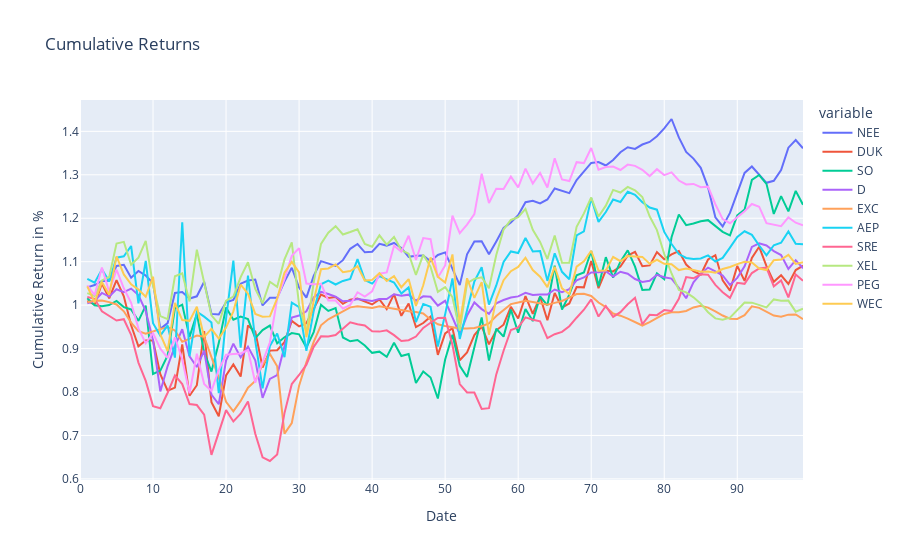

Notebook code cell kept with this figure:
### Code cell
dfNEE = pd.DataFrame(test_resultNEE,
                  columns = ['NEE'])
dfDUK = pd.DataFrame(test_resultDUK,
                  columns = ['DUK'])
dfSO = pd.DataFrame(test_resultSO,
                  columns = ['SO'])
dfD = pd.DataFrame(test_resultD,
                  columns = ['D'])
dfEXC = pd.DataFrame(test_resultEXC,
                  columns = ['EXC'])
dfAEP = pd.DataFrame(test_resultAEP,
                  columns = ['AEP'])
dfSRE = pd.DataFrame(test_resultSRE,
                  columns = ['SRE'])
dfXEL = pd.DataFrame(test_resultXEL,
                  columns = ['XEL'])
dfPEG = pd.DataFrame(test_resultPEG,
                  columns = ['PEG'])
dfWEC = pd.DataFrame(test_resultWEC,
                  columns = ['WEC'])
#---------------------------------------------------------------------------------------------#

TEST_pred5 = pd.concat([dfNEE,dfDUK,dfSO,dfD,dfEXC,dfAEP,dfSRE,dfXEL,dfPEG,dfWEC], axis=1)
#---------------------------------------------------------------------------------------------#

NEE_daily_returns = TEST_pred5['NEE'].pct_change()
DUK_daily_returns = TEST_pred5['DUK'].pct_change()

SO_daily_returns = TEST_pred5['SO'].pct_change()
D_daily_returns = TEST_pred5['D'].pct_change()

EXC_daily_returns = TEST_pred5['EXC'].pct_change()
AEP_daily_returns = TEST_pred5['AEP'].pct_change()

SRE_daily_returns = TEST_pred5['SRE'].pct_change()
XEL_daily_returns = TEST_pred5['XEL'].pct_change()

PEG_daily_returns = TEST_pred5['PEG'].pct_change()
WEC_daily_returns = TEST_pred5['WEC'].pct_change()
#---------------------------------------------------------------------------------------------#
dfNEEreturn = NEE_daily_returns.to_frame()
dfDUKreturn = DUK_daily_returns.to_frame()

dfSOreturn = SO_daily_returns.to_frame()
dfDreturn = D_daily_returns.to_frame()

dfEXCreturn = EXC_daily_returns.to_frame()
dfAEPreturn = AEP_daily_returns.to_frame()

dfSREreturn = SRE_daily_returns.to_frame()
dfXELreturn = XEL_daily_returns.to_frame()

dfPEGreturn = PEG_daily_returns.to_frame()
dfWECreturn = WEC_daily_returns.to_frame()
#---------------------------------------------------------------------------------------------#
TESTDailyReturn_pred5 = pd.concat([dfNEEreturn,
                             dfDUKreturn,
                             dfSOreturn,
                             dfDreturn,
                             dfEXCreturn,
                             dfAEPreturn,
                             dfSREreturn,
                             dfXELreturn,
                             dfPEGreturn,
                             dfWECreturn], axis=1)
#---------------------------------------------------------------------------------------------#


NEE_cum_returns = (NEE_daily_returns + 1).cumprod()
DUK_cum_returns = (DUK_daily_returns + 1).cumprod()

SO_cum_returns = (SO_daily_returns + 1).cumprod()
D_cum_returns = (D_daily_returns + 1).cumprod()

EXC_cum_returns = (EXC_daily_returns + 1).cumprod()
AEP_cum_returns = (AEP_daily_returns + 1).cumprod()

SRE_cum_returns = (SRE_daily_returns + 1).cumprod()
XEL_cum_returns = (XEL_daily_returns + 1).cumprod()

PEG_cum_returns = (PEG_daily_returns + 1).cumprod()
WEC_cum_returns = (WEC_daily_returns + 1).cumprod()
#---------------------------------------------------------------------------------------------#

dfNEECUM = NEE_cum_returns.to_frame()
dfDUKCUM = DUK_cum_returns.to_frame()

dfSOCUM = SO_cum_returns.to_frame()
dfDCUM = D_cum_returns.to_frame()

dfEXCCUM = EXC_cum_returns.to_frame()
dfAEPCUM = AEP_cum_returns.to_frame()

dfSRECUM = SRE_cum_returns.to_frame()
dfXELCUM = XEL_cum_returns.to_frame()

dfPEGCUM = PEG_cum_returns.to_frame()
dfWECCUM = WEC_cum_returns.to_frame()

#---------------------------------------------------------------------------------------------#
TESTCUM_pred5 = pd.concat([dfNEECUM,dfDUKCUM,dfSOCUM,dfDCUM,dfEXCCUM,dfAEPCUM,dfSRECUM,dfXELCUM,dfPEGCUM,dfWECCUM], axis=1)
#---------------------------------------------------------------------------------------------#

atx_comps_returns_pred5 = TESTDailyReturn_pred5
atx_comps_rets_cumprod_pred5 = TESTCUM_pred5

#---------------------------------------------------------------------------------------------#

fig = px.line(atx_comps_rets_cumprod_pred5, x=atx_comps_rets_cumprod_pred5.index, y=atx_comps_rets_cumprod_pred5.columns, title='Cumulative Returns')
######
fig.update_xaxes(title_text='Date')
fig.update_yaxes(title_text='Cumulative Return in %')

fig.show()
#---------------------------------------------------------------------------------------------#


mu = expected_returns.ema_historical_return(atx_comps_returns_pred5, returns_data = True, span = 500)
Sigma = risk_models.exp_cov(atx_comps_returns_pred5, returns_data = True, span = 180)


ret_ef = np.arange(0, mu.max(), 0.01)
vol_ef = []
for i in np.arange(0, mu.max(), 0.01):
    ef_pred5 = EfficientFrontier(mu, Sigma)
    ef_pred5.efficient_return(i)
    vol_ef.append(ef_pred5.portfolio_performance()[1])

ef_pred5 = EfficientFrontier(mu, Sigma)
ef_pred5.min_volatility()
min_vol_ret = ef_pred5.portfolio_performance()[0]
min_vol_vol = ef_pred5.portfolio_performance()[1]

ef_pred5.max_sharpe(risk_free_rate=0.009)
max_sharpe_ret = ef_pred5.portfolio_performance()[0]
max_sharpe_vol = ef_pred5.portfolio_performance()[1]


portfolioREAL_Pred5 = pd.concat([closeNEE,
                   closeDUK,
                   closeSO,
                   closeD,
                   closeEXC,
                   closeAEP,
                   closeSRE,
                   closeXEL,
                   closePEG,
                   closeWEC,
                      ], axis=1)

### Figure 1 — Plotly figure (JSON) as saved in the notebook; plotly's stock layout.template omitted (floating-point values rounded to 4 significant figures)
{"data": [{"hovertemplate": "variable=NEE<br>index=%{x}<br>value=%{y}<extra></extra>", "legendgroup": "NEE", "line": {"color": "#636efa", "dash": "solid"}, "mode": "lines", "name": "NEE", "orientation": "v", "showlegend": true, "type": "scatter", "x": [0, 1, 2, 3, 4, 5, 6, 7, 8, 9, 10, 11, 12, 13, 14, 15, 16, 17, 18, 19, 20, 21, 22, 23, 24, 25, 26, 27, 28, 29, 30, 31, 32, 33, 34, 35, 36, 37, 38, 39, 40, 41, 42, 43, 44, 45, 46, 47, 48, 49, 50, 51, 52, 53, 54, 55, 56, 57, 58, 59, 60, 61, 62, 63, 64, 65, 66, 67, 68, 69, 70, 71, 72, 73, 74, 75, 76, 77, 78, 79, 80, 81, 82, 83, 84, 85, 86, 87, 88, 89, 90, 91, 92, 93, 94, 95, 96, 97, 98, 99], "xaxis": "x", "y": [null, 1.041, 1.046, 1.056, 1.056, 1.09, 1.093, 1.063, 1.079, 1.068, 1.05, 0.9455, 0.9587, 1.028, 1.03, 1.015, 1.02, 1.054, 0.9798, 0.9784, 1.006, 1.012, 1.049, 1.057, 1.059, 0.9993, 1.017, 1.017, 1.054, 1.086, 1.04, 1.017, 1.067, 1.101, 1.096, 1.09, 1.103, 1.13, 1.141, 1.122, 1.123, 1.141, 1.137, 1.143, 1.132, 1.111, 1.114, 1.114, 1.101, 1.115, 1.121, 1.086, 1.046, 1.117, 1.146, 1.147, 1.117, 1.147, 1.178, 1.19, 1.207, 1.237, 1.24, 1.234, 1.243, 1.269, 1.263, 1.258, 1.288, 1.308, 1.327, 1.329, 1.321, 1.334, 1.352, 1.363, 1.36, 1.37, 1.376, 1.389, 1.407, 1.428, 1.386, 1.353, 1.337, 1.316, 1.271, 1.202, 1.181, 1.212, 1.26, 1.304, 1.319, 1.301, 1.282, 1.286, 1.311, 1.362, 1.38, 1.361], "yaxis": "y"}, {"hovertemplate": "variable=DUK<br>index=%{x}<br>value=%{y}<extra></extra>", "legendgroup": "DUK", "line": {"color": "#EF553B", "dash": "solid"}, "mode": "lines", "name": "DUK", "orientation": "v", "showlegend": true, "type": "scatter", "x": [0, 1, 2, 3, 4, 5, 6, 7, 8, 9, 10, 11, 12, 13, 14, 15, 16, 17, 18, 19, 20, 21, 22, 23, 24, 25, 26, 27, 28, 29, 30, 31, 32, 33, 34, 35, 36, 37, 38, 39, 40, 41, 42, 43, 44, 45, 46, 47, 48, 49, 50, 51, 52, 53, 54, 55, 56, 57, 58, 59, 60, 61, 62, 63, 64, 65, 66, 67, 68, 69, 70, 71, 72, 73, 74, 75, 76, 77, 78, 79, 80, 81, 82, 83, 84, 85, 86, 87, 88, 89, 90, 91, 92, 93, 94, 95, 96, 97, 98, 99], "xaxis": "x", "y": [null, 1.01, 1.001, 1.05, 1.015, 1.058, 1.02, 0.9536, 0.9053, 0.9185, 0.9184, 0.8412, 0.8031, 0.81, 0.9093, 0.7914, 0.8156, 0.9402, 0.7767, 0.7441, 0.838, 0.8636, 0.8357, 0.9532, 0.939, 0.8564, 0.8953, 0.8961, 0.9148, 0.9639, 0.9512, 0.9586, 0.9898, 1.024, 1.016, 1.019, 1.003, 1.012, 1.015, 1.009, 1.002, 1.013, 0.9909, 1.025, 0.9754, 1.004, 0.9494, 0.9588, 0.9733, 0.8856, 0.9348, 0.9466, 0.8732, 0.891, 0.9311, 0.9508, 0.9098, 0.9421, 0.955, 0.996, 0.9692, 1.021, 0.9797, 1.019, 0.9651, 1.028, 0.9942, 1.004, 1.042, 1.041, 1.101, 1.039, 1.079, 1.078, 1.089, 1.114, 1.123, 1.089, 1.091, 1.122, 1.106, 1.117, 1.125, 1.093, 1.078, 1.07, 1.105, 1.115, 1.057, 1.033, 1.09, 1.056, 1.109, 1.134, 1.09, 1.054, 1.069, 1.049, 1.081, 1.091], "yaxis": "y"}, {"hovertemplate": "variable=SO<br>index=%{x}<br>value=%{y}<extra></extra>", "legendgroup": "SO", "line": {"color": "#00cc96", "dash": "solid"}, "mode": "lines", "name": "SO", "orientation": "v", "showlegend": true, "type": "scatter", "x": [0, 1, 2, 3, 4, 5, 6, 7, 8, 9, 10, 11, 12, 13, 14, 15, 16, 17, 18, 19, 20, 21, 22, 23, 24, 25, 26, 27, 28, 29, 30, 31, 32, 33, 34, 35, 36, 37, 38, 39, 40, 41, 42, 43, 44, 45, 46, 47, 48, 49, 50, 51, 52, 53, 54, 55, 56, 57, 58, 59, 60, 61, 62, 63, 64, 65, 66, 67, 68, 69, 70, 71, 72, 73, 74, 75, 76, 77, 78, 79, 80, 81, 82, 83, 84, 85, 86, 87, 88, 89, 90, 91, 92, 93, 94, 95, 96, 97, 98, 99], "xaxis": "x", "y": [null, 1.016, 0.9996, 0.9972, 1.0, 1.01, 0.9955, 0.99, 0.9637, 0.9989, 0.8414, 0.8493, 0.8841, 0.9925, 1.001, 0.9269, 0.98, 0.8913, 0.8471, 0.9126, 0.9944, 0.9663, 0.9736, 0.968, 0.9239, 0.9427, 0.953, 0.9119, 0.9259, 0.9356, 0.9327, 0.9024, 0.9379, 1.001, 0.9866, 0.9931, 0.9256, 0.9168, 0.9196, 0.9072, 0.8901, 0.8929, 0.8809, 0.9133, 0.883, 0.8875, 0.8207, 0.8474, 0.8334, 0.7851, 0.8749, 0.9316, 0.8604, 0.8344, 0.9027, 0.9718, 0.8722, 0.9457, 0.9275, 0.9901, 0.9363, 0.9912, 0.9632, 1.02, 0.9994, 1.091, 0.9898, 1.024, 1.069, 1.075, 1.125, 1.043, 1.11, 1.063, 1.1, 1.126, 1.089, 1.035, 1.036, 1.073, 1.06, 1.156, 1.209, 1.184, 1.188, 1.193, 1.196, 1.182, 1.169, 1.161, 1.207, 1.22, 1.288, 1.299, 1.279, 1.21, 1.251, 1.216, 1.263, 1.231], "yaxis": "y"}, {"hovertemplate": "variable=D<br>index=%{x}<br>value=%{y}<extra></extra>", "legendgroup": "D", "line": {"color": "#ab63fa", "dash": "solid"}, "mode": "lines", "name": "D", "orientation": "v", "showlegend": true, "type": "scatter", "x": [0, 1, 2, 3, 4, 5, 6, 7, 8, 9, 10, 11, 12, 13, 14, 15, 16, 17, 18, 19, 20, 21, 22, 23, 24, 25, 26, 27, 28, 29, 30, 31, 32, 33, 34, 35, 36, 37, 38, 39, 40, 41, 42, 43, 44, 45, 46, 47, 48, 49, 50, 51, 52, 53, 54, 55, 56, 57, 58, 59, 60, 61, 62, 63, 64, 65, 66, 67, 68, 69, 70, 71, 72, 73, 74, 75, 76, 77, 78, 79, 80, 81, 82, 83, 84, 85, 86, 87, 88, 89, 90, 91, 92, 93, 94, 95, 96, 97, 98, 99], "xaxis": "x", "y": [null, 1.004, 1.01, 1.028, 1.02, 1.036, 1.03, 1.038, 1.023, 0.9861, 0.9194, 0.8012, 0.8597, 0.9057, 0.9445, 0.8819, 0.8575, 0.8953, 0.7941, 0.7718, 0.8722, 0.9113, 0.8796, 0.9042, 0.8731, 0.7864, 0.83, 0.8389, 0.9085, 0.9713, 0.976, 0.9858, 1.018, 1.031, 1.026, 1.019, 1.009, 1.01, 1.014, 1.012, 1.01, 1.014, 1.014, 1.025, 1.022, 1.024, 1.01, 1.02, 1.019, 0.9987, 1.01, 0.9717, 0.9329, 0.9761, 1.006, 0.9908, 0.9797, 1.004, 1.012, 1.017, 1.02, 1.028, 1.023, 1.024, 1.025, 1.036, 1.03, 1.037, 1.057, 1.064, 1.075, 1.076, 1.078, 1.066, 1.077, 1.072, 1.06, 1.053, 1.056, 1.07, 1.064, 1.061, 1.04, 1.016, 1.053, 1.072, 1.086, 1.078, 1.068, 1.047, 1.063, 1.089, 1.134, 1.142, 1.137, 1.124, 1.115, 1.083, 1.103, 1.085], "yaxis": "y"}, {"hovertemplate": "variable=EXC<br>index=%{x}<br>value=%{y}<extra></extra>", "legendgroup": "EXC", "line": {"color": "#FFA15A", "dash": "solid"}, "mode": "lines", "name": "EXC", "orientation": "v", "showlegend": true, "type": "scatter", "x": [0, 1, 2, 3, 4, 5, 6, 7, 8, 9, 10, 11, 12, 13, 14, 15, 16, 17, 18, 19, 20, 21, 22, 23, 24, 25, 26, 27, 28, 29, 30, 31, 32, 33, 34, 35, 36, 37, 38, 39, 40, 41, 42, 43, 44, 45, 46, 47, 48, 49, 50, 51, 52, 53, 54, 55, 56, 57, 58, 59, 60, 61, 62, 63, 64, 65, 66, 67, 68, 69, 70, 71, 72, 73, 74, 75, 76, 77, 78, 79, 80, 81, 82, 83, 84, 85, 86, 87, 88, 89, 90, 91, 92, 93, 94, 95, 96, 97, 98, 99], "xaxis": "x", "y": [null, 1.007, 1.01, 1.01, 1.007, 1.002, 0.9857, 0.9597, 0.9402, 0.9345, 0.9401, 0.9447, 0.9494, 0.9417, 0.9155, 0.9228, 0.93, 0.9273, 0.8821, 0.8332, 0.7776, 0.7556, 0.7795, 0.81, 0.8254, 0.8632, 0.8876, 0.8591, 0.7041, 0.7285, 0.8146, 0.8684, 0.9153, 0.9536, 0.9673, 0.976, 0.9844, 0.9948, 0.9976, 0.9961, 0.9934, 0.9972, 0.9946, 0.9917, 0.9877, 0.986, 0.9842, 0.9807, 0.9669, 0.956, 0.9518, 0.9487, 0.9461, 0.946, 0.9475, 0.9513, 0.9579, 0.975, 0.9895, 1.002, 1.006, 1.01, 1.007, 1.005, 1.001, 1.005, 1.009, 1.017, 1.026, 1.026, 1.021, 1.006, 0.9956, 0.9806, 0.9757, 0.9688, 0.9609, 0.953, 0.9607, 0.9704, 0.9797, 0.9833, 0.9834, 0.9865, 0.9947, 0.9983, 0.9943, 0.9857, 0.976, 0.9689, 0.9681, 0.9768, 0.9972, 0.9938, 0.9843, 0.976, 0.9734, 0.9781, 0.9785, 0.9677], "yaxis": "y"}, {"hovertemplate": "variable=AEP<br>index=%{x}<br>value=%{y}<extra></extra>", "legendgroup": "AEP", "line": {"color": "#19d3f3", "dash": "solid"}, "mode": "lines", "name": "AEP", "orientation": "v", "showlegend": true, "type": "scatter", "x": [0, 1, 2, 3, 4, 5, 6, 7, 8, 9, 10, 11, 12, 13, 14, 15, 16, 17, 18, 19, 20, 21, 22, 23, 24, 25, 26, 27, 28, 29, 30, 31, 32, 33, 34, 35, 36, 37, 38, 39, 40, 41, 42, 43, 44, 45, 46, 47, 48, 49, 50, 51, 52, 53, 54, 55, 56, 57, 58, 59, 60, 61, 62, 63, 64, 65, 66, 67, 68, 69, 70, 71, 72, 73, 74, 75, 76, 77, 78, 79, 80, 81, 82, 83, 84, 85, 86, 87, 88, 89, 90, 91, 92, 93, 94, 95, 96, 97, 98, 99], "xaxis": "x", "y": [null, 1.061, 1.051, 1.082, 1.055, 1.109, 1.112, 1.136, 1.004, 1.102, 0.9585, 0.9297, 0.9532, 0.8791, 1.191, 0.8829, 0.9851, 0.9735, 0.9598, 0.7974, 0.9688, 1.102, 0.9019, 1.068, 0.9176, 0.8085, 0.9062, 0.9346, 0.8801, 1.006, 0.9954, 0.8949, 0.9865, 1.048, 1.056, 1.047, 1.056, 1.06, 1.106, 1.058, 1.05, 1.067, 1.058, 1.052, 1.027, 1.041, 0.9609, 1.003, 0.9964, 0.9047, 0.9791, 1.062, 0.9222, 0.9879, 1.055, 1.087, 1.001, 1.045, 1.099, 1.124, 1.12, 1.154, 1.124, 1.124, 1.056, 1.119, 1.077, 1.06, 1.16, 1.17, 1.246, 1.192, 1.214, 1.243, 1.237, 1.261, 1.254, 1.237, 1.225, 1.22, 1.169, 1.141, 1.118, 1.108, 1.106, 1.107, 1.114, 1.101, 1.109, 1.132, 1.157, 1.17, 1.162, 1.137, 1.115, 1.138, 1.144, 1.17, 1.141, 1.14], "yaxis": "y"}, {"hovertemplate": "variable=SRE<br>index=%{x}<br>value=%{y}<extra></extra>", "legendgroup": "SRE", "line": {"color": "#FF6692", "dash": "solid"}, "mode": "lines", "name": "SRE", "orientation": "v", "showlegend": true, "type": "scatter", "x": [0, 1, 2, 3, 4, 5, 6, 7, 8, 9, 10, 11, 12, 13, 14, 15, 16, 17, 18, 19, 20, 21, 22, 23, 24, 25, 26, 27, 28, 29, 30, 31, 32, 33, 34, 35, 36, 37, 38, 39, 40, 41, 42, 43, 44, 45, 46, 47, 48, 49, 50, 51, 52, 53, 54, 55, 56, 57, 58, 59, 60, 61, 62, 63, 64, 65, 66, 67, 68, 69, 70, 71, 72, 73, 74, 75, 76, 77, 78, 79, 80, 81, 82, 83, 84, 85, 86, 87, 88, 89, 90, 91, 92, 93, 94, 95, 96, 97, 98, 99], "xaxis": "x", "y": [null, 1.019, 1.015, 0.9858, 0.9755, 0.9645, 0.9675, 0.9318, 0.8677, 0.8255, 0.7675, 0.7626, 0.7983, 0.8383, 0.8183, 0.7724, 0.77, 0.748, 0.6552, 0.7044, 0.7583, 0.7323, 0.7501, 0.778, 0.7038, 0.6496, 0.6412, 0.6564, 0.7514, 0.8183, 0.8392, 0.863, 0.904, 0.9281, 0.928, 0.9311, 0.9453, 0.9604, 0.9561, 0.9531, 0.9396, 0.939, 0.942, 0.931, 0.9175, 0.9193, 0.9277, 0.9476, 0.9595, 0.9703, 0.9711, 0.9087, 0.8183, 0.7991, 0.7989, 0.761, 0.7629, 0.8406, 0.8949, 0.9427, 0.9488, 0.9717, 0.9665, 0.9628, 0.924, 0.9331, 0.9384, 0.9514, 0.971, 0.9894, 1.013, 0.9737, 0.998, 0.9729, 0.9838, 1.002, 1.017, 0.9559, 0.9777, 0.9769, 0.9886, 0.9864, 1.015, 1.064, 1.062, 1.071, 1.07, 1.047, 1.03, 1.017, 1.051, 1.049, 1.074, 1.085, 1.086, 1.043, 1.057, 1.018, 1.07, 1.056], "yaxis": "y"}, {"hovertemplate": "variable=XEL<br>index=%{x}<br>value=%{y}<extra></extra>", "legendgroup": "XEL", "line": {"color": "#B6E880", "dash": "solid"}, "mode": "lines", "name": "XEL", "orientation": "v", "showlegend": true, "type": "scatter", "x": [0, 1, 2, 3, 4, 5, 6, 7, 8, 9, 10, 11, 12, 13, 14, 15, 16, 17, 18, 19, 20, 21, 22, 23, 24, 25, 26, 27, 28, 29, 30, 31, 32, 33, 34, 35, 36, 37, 38, 39, 40, 41, 42, 43, 44, 45, 46, 47, 48, 49, 50, 51, 52, 53, 54, 55, 56, 57, 58, 59, 60, 61, 62, 63, 64, 65, 66, 67, 68, 69, 70, 71, 72, 73, 74, 75, 76, 77, 78, 79, 80, 81, 82, 83, 84, 85, 86, 87, 88, 89, 90, 91, 92, 93, 94, 95, 96, 97, 98, 99], "xaxis": "x", "y": [null, 1.028, 1.021, 1.057, 1.065, 1.142, 1.146, 1.093, 1.109, 1.148, 1.046, 0.9748, 0.9677, 1.066, 1.073, 1.009, 1.128, 1.052, 0.9764, 0.957, 1.01, 1.02, 1.064, 1.099, 1.037, 1.004, 1.054, 1.042, 1.105, 1.145, 1.0, 0.9358, 1.052, 1.141, 1.167, 1.182, 1.163, 1.168, 1.174, 1.141, 1.135, 1.161, 1.139, 1.157, 1.127, 1.118, 1.069, 1.116, 1.088, 1.031, 1.041, 1.018, 0.9415, 1.051, 1.06, 1.064, 1.039, 1.115, 1.174, 1.196, 1.202, 1.222, 1.174, 1.146, 1.106, 1.16, 1.097, 1.097, 1.18, 1.211, 1.248, 1.204, 1.229, 1.265, 1.259, 1.272, 1.264, 1.249, 1.204, 1.173, 1.118, 1.073, 1.035, 1.029, 1.018, 1.003, 0.9836, 0.9695, 0.9664, 0.9712, 0.9878, 1.006, 1.006, 1.001, 0.9946, 1.013, 1.01, 1.01, 0.985, 0.9919], "yaxis": "y"}, {"hovertemplate": "variable=PEG<br>index=%{x}<br>value=%{y}<extra></extra>", "legendgroup": "PEG", "line": {"color": "#FF97FF", "dash": "solid"}, "mode": "lines", "name": "PEG", "orientation": "v", "showlegend": true, "type": "scatter", "x": [0, 1, 2, 3, 4, 5, 6, 7, 8, 9, 10, 11, 12, 13, 14, 15, 16, 17, 18, 19, 20, 21, 22, 23, 24, 25, 26, 27, 28, 29, 30, 31, 32, 33, 34, 35, 36, 37, 38, 39, 40, 41, 42, 43, 44, 45, 46, 47, 48, 49, 50, 51, 52, 53, 54, 55, 56, 57, 58, 59, 60, 61, 62, 63, 64, 65, 66, 67, 68, 69, 70, 71, 72, 73, 74, 75, 76, 77, 78, 79, 80, 81, 82, 83, 84, 85, 86, 87, 88, 89, 90, 91, 92, 93, 94, 95, 96, 97, 98, 99], "xaxis": "x", "y": [null, 1.046, 1.023, 1.087, 1.03, 1.082, 1.039, 1.005, 0.9466, 0.9121, 0.9355, 0.8997, 0.8787, 0.926, 0.8749, 0.7972, 0.888, 0.8185, 0.8025, 0.8508, 0.8858, 0.8874, 0.8889, 0.8971, 0.8213, 0.8694, 0.9139, 1.014, 1.06, 1.114, 1.131, 1.05, 1.048, 1.049, 1.011, 1.011, 0.992, 1.0, 1.03, 1.02, 1.032, 1.072, 1.075, 1.137, 1.123, 1.16, 1.104, 1.154, 1.152, 1.064, 1.091, 1.206, 1.166, 1.185, 1.209, 1.303, 1.235, 1.268, 1.267, 1.296, 1.271, 1.314, 1.28, 1.304, 1.271, 1.338, 1.289, 1.286, 1.329, 1.327, 1.362, 1.312, 1.318, 1.319, 1.311, 1.323, 1.321, 1.311, 1.297, 1.313, 1.299, 1.305, 1.287, 1.278, 1.279, 1.271, 1.273, 1.232, 1.198, 1.188, 1.203, 1.216, 1.233, 1.227, 1.189, 1.186, 1.182, 1.202, 1.19, 1.184], "yaxis": "y"}, {"hovertemplate": "variable=WEC<br>index=%{x}<br>value=%{y}<extra></extra>", "legendgroup": "WEC", "line": {"color": "#FECB52", "dash": "solid"}, "mode": "lines", "name": "WEC", "orientation": "v", "showlegend": true, "type": "scatter", "x": [0, 1, 2, 3, 4, 5, 6, 7, 8, 9, 10, 11, 12, 13, 14, 15, 16, 17, 18, 19, 20, 21, 22, 23, 24, 25, 26, 27, 28, 29, 30, 31, 32, 33, 34, 35, 36, 37, 38, 39, 40, 41, 42, 43, 44, 45, 46, 47, 48, 49, 50, 51, 52, 53, 54, 55, 56, 57, 58, 59, 60, 61, 62, 63, 64, 65, 66, 67, 68, 69, 70, 71, 72, 73, 74, 75, 76, 77, 78, 79, 80, 81, 82, 83, 84, 85, 86, 87, 88, 89, 90, 91, 92, 93, 94, 95, 96, 97, 98, 99], "xaxis": "x", "y": [null, 1.043, 1.006, 1.053, 1.024, 1.112, 1.071, 1.048, 1.036, 1.019, 1.065, 0.9327, 0.8941, 1.005, 0.9655, 0.9638, 0.9961, 0.9268, 0.9452, 0.923, 0.9484, 0.9858, 1.047, 1.026, 0.9799, 0.9734, 0.974, 1.015, 1.075, 1.1, 1.076, 0.9261, 1.01, 1.083, 1.084, 1.094, 1.076, 1.079, 1.089, 1.056, 1.058, 1.073, 1.055, 1.067, 1.041, 1.06, 0.998, 1.046, 1.11, 1.065, 1.052, 1.117, 0.9578, 1.062, 1.017, 1.053, 0.932, 1.014, 1.057, 1.078, 1.088, 1.109, 1.081, 1.066, 1.041, 1.088, 1.039, 1.026, 1.089, 1.101, 1.125, 1.079, 1.08, 1.111, 1.101, 1.113, 1.113, 1.111, 1.095, 1.104, 1.095, 1.094, 1.081, 1.084, 1.081, 1.077, 1.077, 1.075, 1.083, 1.088, 1.094, 1.1, 1.098, 1.084, 1.081, 1.103, 1.105, 1.116, 1.095, 1.099], "yaxis": "y"}], "layout": {"legend": {"title": {"text": "variable"}, "tracegroupgap": 0}, "title": {"text": "Cumulative Returns"}, "xaxis": {"anchor": "y", "domain": [0, 1], "title": {"text": "Date"}}, "yaxis": {"anchor": "x", "domain": [0, 1], "title": {"text": "Cumulative Return in %"}}}}
